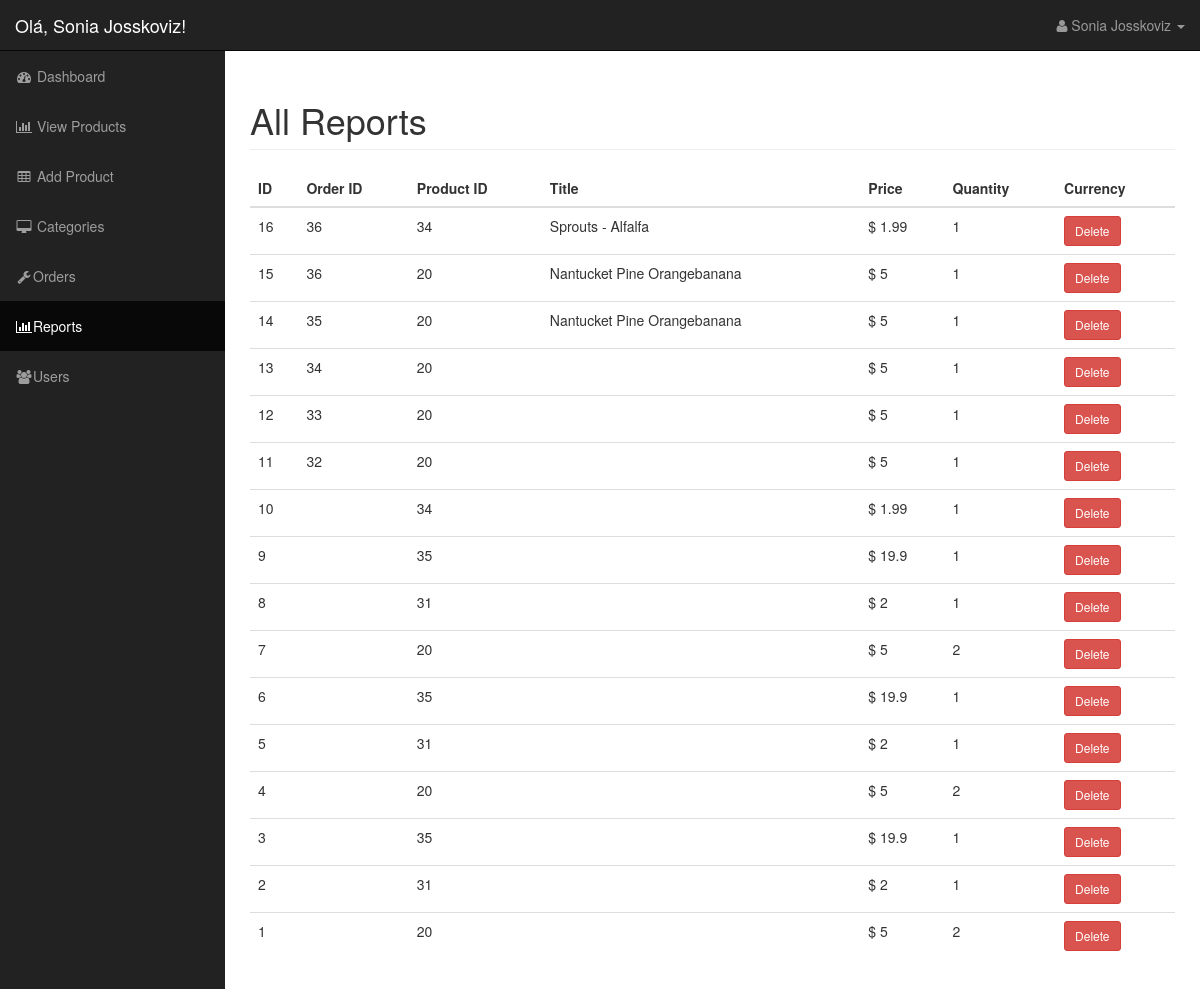
/admin/index.php?page=reports (signed in), run on the app's committed database.
### tables this page shows
CREATE TABLE `reports` (
  `id` int(11) NOT NULL,
  `product_id` int(11) NOT NULL,
  `product_title` varchar(255) DEFAULT NULL,
  `order_id` int(11) DEFAULT NULL,
  `product_price` float NOT NULL,
  `product_quantity` int(11) NOT NULL
);

### admin/index.php (called while the page is built, shortened)
<?php
require_once TEMPLATE_BACK . '/header.php';
isset($_GET['page']) ? include $_GET['page'] . '.php' : include 'dashboard.php';
require_once TEMPLATE_BACK . '/footer.php';

### resources/functions.php (called while the page is built, shortened)
	<?php
function get_all_reports() {
	$reports = query("SELECT * FROM reports ORDER BY id DESC");
	return $reports;
}
function query($sql) {
	global $connection;
	return mysqli_query($connection, $sql);
}
		?>

### admin/reports.php (the view, shortened to what this page needs)
<div id="page-wrapper">
  <div class="container-fluid">
    <div class="col-md-12">
      <div class="row">
        <h1 class="page-header">All Reports</h1>
      </div>
      <div class="row">
        <table class="table table-hover">
          <thead>
            <tr>
             <th>ID</th>
             <th>Order ID</th>
             <th>Product ID</th>
             <th>Title</th>
             <th>Price</th>
             <th>Quantity</th>
             <th>Currency</th>
           </tr>
          </thead>
           <tbody>
            <?php $reports = get_all_reports() ?>
            <?php foreach ($reports as $report): ?>
              <tr>
                <td><?= $report['id'] ?></td>
                <td><?= $report['order_id'] ?></td>
                <td><?= $report['product_id'] ?></td>
                <td><?= $report['product_title'] ?></td>
                <td>$ <?= $report['product_price'] ?></td>
                <td><?= $report['product_quantity'] ?></td>
                <form action="" method="post">
                  <td>
                    <button class="btn btn-sm btn-danger" type="submit" name="delete" value="<?= $report['id'] ?>">Delete</button>
                  </td>
                </form>
              </tr>
            <?php endforeach ?>
          </tbody>
        </table>
      </div>
    </div>
  </div>
</div>

### admin/css/sb-admin.css (style rules this page uses)
body { margin-top: 100px; background-color: #222; }
@media (min-width:768px) { body { margin-top: 50px; } }
#page-wrapper { width: 100%; padding: 0; background-color: #fff; }
@media (min-width:768px) { #page-wrapper { padding: 10px; } }

### data on the page
reports: id "16", order "36", product "34", product_title "Sprouts - Alfalfa", product_price "1.99", product_quantity "1"
reports: id "15", order "36", product "20", product_title "Nantucket Pine Orangebanana", product_price "5", product_quantity "1"
reports: id "14", order "35", product "20", product_title "Nantucket Pine Orangebanana", product_price "5", product_quantity "1"
reports: id "13", order "34", product "20", product_price "5", product_quantity "1"
reports: id "12", order "33", product "20", product_price "5", product_quantity "1"
reports: id "11", order "32", product "20", product_price "5", product_quantity "1"
reports: id "10", product "34", product_price "1.99", product_quantity "1"
reports: id "9", product "35", product_price "19.9", product_quantity "1"
reports: id "8", product "31", product_price "2", product_quantity "1"
reports: id "7", product "20", product_price "5", product_quantity "2"
reports: id "6", product "35", product_price "19.9", product_quantity "1"
reports: id "5", product "31", product_price "2", product_quantity "1"
reports: id "4", product "20", product_price "5", product_quantity "2"
reports: id "3", product "35", product_price "19.9", product_quantity "1"
reports: id "2", product "31", product_price "2", product_quantity "1"
reports: id "1", product "20", product_price "5", product_quantity "2"

### other printed values
$_SESSION['username'] "Sonia Josskoviz"
